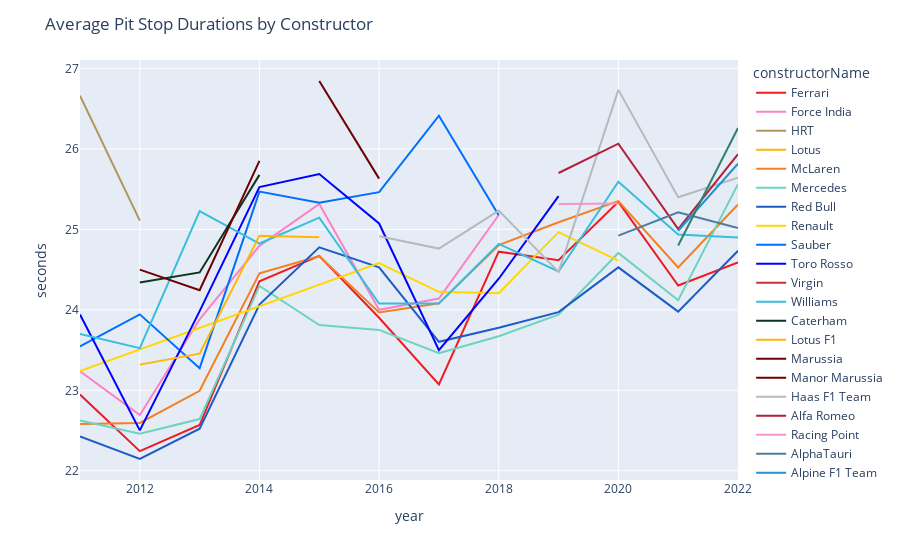

Write notebook code for a chart like this one.
### Markdown cell above
## How did pit stop durations change over time?

Main observations
* Average pit times had a meaningful increase from 2013 to 2014
* Average pit times have been fairly stable from 2014 onwards
* Majority of pit times are clustered around 20-35s
* Pit durations appear to have more variance in the recent years

### Code cell
fig = px.line(newPitStops[newPitStops['seconds']<50].groupby(by=['year','constructorName']).mean(numeric_only=True).reset_index(),
                 x='year',
                 y='seconds',
                 color='constructorName',
                 color_discrete_map=constructor_color_map,
                )
fig.update_layout(
    title_text='Average Pit Stop Durations by Constructor',
)
fig.show()

### Figure 1 — Plotly figure (JSON) as saved in the notebook; plotly's stock layout.template omitted (floating-point values rounded to 4 significant figures)
{"data": [{"hovertemplate": "constructorName=Ferrari<br>year=%{x}<br>seconds=%{y}<extra></extra>", "legendgroup": "Ferrari", "line": {"color": "#ED1C24", "dash": "solid"}, "marker": {"symbol": "circle"}, "mode": "lines", "name": "Ferrari", "orientation": "v", "showlegend": true, "type": "scatter", "x": [2011, 2012, 2013, 2014, 2015, 2016, 2017, 2018, 2019, 2020, 2021, 2022], "xaxis": "x", "y": [22.95, 22.24, 22.57, 24.36, 24.67, 23.9, 23.07, 24.72, 24.62, 25.34, 24.3, 24.59], "yaxis": "y"}, {"hovertemplate": "constructorName=Force India<br>year=%{x}<br>seconds=%{y}<extra></extra>", "legendgroup": "Force India", "line": {"color": "#FF80C7", "dash": "solid"}, "marker": {"symbol": "circle"}, "mode": "lines", "name": "Force India", "orientation": "v", "showlegend": true, "type": "scatter", "x": [2011, 2012, 2013, 2014, 2015, 2016, 2017, 2018], "xaxis": "x", "y": [23.24, 22.69, 23.88, 24.8, 25.32, 24.0, 24.14, 25.18], "yaxis": "y"}, {"hovertemplate": "constructorName=HRT<br>year=%{x}<br>seconds=%{y}<extra></extra>", "legendgroup": "HRT", "line": {"color": "#b2945e", "dash": "solid"}, "marker": {"symbol": "circle"}, "mode": "lines", "name": "HRT", "orientation": "v", "showlegend": true, "type": "scatter", "x": [2011, 2012], "xaxis": "x", "y": [26.66, 25.11], "yaxis": "y"}, {"hovertemplate": "constructorName=Lotus<br>year=%{x}<br>seconds=%{y}<extra></extra>", "legendgroup": "Lotus", "line": {"color": "#FFB800", "dash": "solid"}, "marker": {"symbol": "circle"}, "mode": "lines", "name": "Lotus", "orientation": "v", "showlegend": true, "type": "scatter", "x": [2011], "xaxis": "x", "y": [24.12], "yaxis": "y"}, {"hovertemplate": "constructorName=McLaren<br>year=%{x}<br>seconds=%{y}<extra></extra>", "legendgroup": "McLaren", "line": {"color": "#F58020", "dash": "solid"}, "marker": {"symbol": "circle"}, "mode": "lines", "name": "McLaren", "orientation": "v", "showlegend": true, "type": "scatter", "x": [2011, 2012, 2013, 2014, 2015, 2016, 2017, 2018, 2019, 2020, 2021, 2022], "xaxis": "x", "y": [22.58, 22.59, 22.99, 24.45, 24.67, 23.97, 24.08, 24.8, 25.09, 25.35, 24.53, 25.31], "yaxis": "y"}, {"hovertemplate": "constructorName=Mercedes<br>year=%{x}<br>seconds=%{y}<extra></extra>", "legendgroup": "Mercedes", "line": {"color": "#6CD3BF", "dash": "solid"}, "marker": {"symbol": "circle"}, "mode": "lines", "name": "Mercedes", "orientation": "v", "showlegend": true, "type": "scatter", "x": [2011, 2012, 2013, 2014, 2015, 2016, 2017, 2018, 2019, 2020, 2021, 2022], "xaxis": "x", "y": [22.63, 22.46, 22.64, 24.3, 23.81, 23.75, 23.46, 23.67, 23.94, 24.71, 24.12, 25.56], "yaxis": "y"}, {"hovertemplate": "constructorName=Red Bull<br>year=%{x}<br>seconds=%{y}<extra></extra>", "legendgroup": "Red Bull", "line": {"color": "#1E5BC6", "dash": "solid"}, "marker": {"symbol": "circle"}, "mode": "lines", "name": "Red Bull", "orientation": "v", "showlegend": true, "type": "scatter", "x": [2011, 2012, 2013, 2014, 2015, 2016, 2017, 2018, 2019, 2020, 2021, 2022], "xaxis": "x", "y": [22.43, 22.15, 22.52, 24.07, 24.78, 24.53, 23.6, 23.78, 23.97, 24.53, 23.98, 24.73], "yaxis": "y"}, {"hovertemplate": "constructorName=Renault<br>year=%{x}<br>seconds=%{y}<extra></extra>", "legendgroup": "Renault", "line": {"color": "#FFD800", "dash": "solid"}, "marker": {"symbol": "circle"}, "mode": "lines", "name": "Renault", "orientation": "v", "showlegend": true, "type": "scatter", "x": [2011, 2016, 2017, 2018, 2019, 2020], "xaxis": "x", "y": [23.24, 24.58, 24.22, 24.21, 24.97, 24.61], "yaxis": "y"}, {"hovertemplate": "constructorName=Sauber<br>year=%{x}<br>seconds=%{y}<extra></extra>", "legendgroup": "Sauber", "line": {"color": "#006EFF", "dash": "solid"}, "marker": {"symbol": "circle"}, "mode": "lines", "name": "Sauber", "orientation": "v", "showlegend": true, "type": "scatter", "x": [2011, 2012, 2013, 2014, 2015, 2016, 2017, 2018], "xaxis": "x", "y": [23.55, 23.94, 23.28, 25.47, 25.33, 25.46, 26.41, 25.17], "yaxis": "y"}, {"hovertemplate": "constructorName=Toro Rosso<br>year=%{x}<br>seconds=%{y}<extra></extra>", "legendgroup": "Toro Rosso", "line": {"color": "#0000FF", "dash": "solid"}, "marker": {"symbol": "circle"}, "mode": "lines", "name": "Toro Rosso", "orientation": "v", "showlegend": true, "type": "scatter", "x": [2011, 2012, 2013, 2014, 2015, 2016, 2017, 2018, 2019], "xaxis": "x", "y": [23.94, 22.5, 23.98, 25.52, 25.69, 25.07, 23.5, 24.39, 25.41], "yaxis": "y"}, {"hovertemplate": "constructorName=Virgin<br>year=%{x}<br>seconds=%{y}<extra></extra>", "legendgroup": "Virgin", "line": {"color": "#c82e37", "dash": "solid"}, "marker": {"symbol": "circle"}, "mode": "lines", "name": "Virgin", "orientation": "v", "showlegend": true, "type": "scatter", "x": [2011], "xaxis": "x", "y": [24.24], "yaxis": "y"}, {"hovertemplate": "constructorName=Williams<br>year=%{x}<br>seconds=%{y}<extra></extra>", "legendgroup": "Williams", "line": {"color": "#37BEDD", "dash": "solid"}, "marker": {"symbol": "circle"}, "mode": "lines", "name": "Williams", "orientation": "v", "showlegend": true, "type": "scatter", "x": [2011, 2012, 2013, 2014, 2015, 2016, 2017, 2018, 2019, 2020, 2021, 2022], "xaxis": "x", "y": [23.7, 23.52, 25.23, 24.82, 25.15, 24.08, 24.08, 24.82, 24.48, 25.59, 24.94, 24.9], "yaxis": "y"}, {"hovertemplate": "constructorName=Caterham<br>year=%{x}<br>seconds=%{y}<extra></extra>", "legendgroup": "Caterham", "line": {"color": "#0b361f", "dash": "solid"}, "marker": {"symbol": "circle"}, "mode": "lines", "name": "Caterham", "orientation": "v", "showlegend": true, "type": "scatter", "x": [2012, 2013, 2014], "xaxis": "x", "y": [24.34, 24.47, 25.68], "yaxis": "y"}, {"hovertemplate": "constructorName=Lotus F1<br>year=%{x}<br>seconds=%{y}<extra></extra>", "legendgroup": "Lotus F1", "line": {"color": "#FFB800", "dash": "solid"}, "marker": {"symbol": "circle"}, "mode": "lines", "name": "Lotus F1", "orientation": "v", "showlegend": true, "type": "scatter", "x": [2012, 2013, 2014, 2015], "xaxis": "x", "y": [23.32, 23.46, 24.92, 24.9], "yaxis": "y"}, {"hovertemplate": "constructorName=Marussia<br>year=%{x}<br>seconds=%{y}<extra></extra>", "legendgroup": "Marussia", "line": {"color": "#6E0000", "dash": "solid"}, "marker": {"symbol": "circle"}, "mode": "lines", "name": "Marussia", "orientation": "v", "showlegend": true, "type": "scatter", "x": [2012, 2013, 2014], "xaxis": "x", "y": [24.5, 24.24, 25.85], "yaxis": "y"}, {"hovertemplate": "constructorName=Manor Marussia<br>year=%{x}<br>seconds=%{y}<extra></extra>", "legendgroup": "Manor Marussia", "line": {"color": "#6E0000", "dash": "solid"}, "marker": {"symbol": "circle"}, "mode": "lines", "name": "Manor Marussia", "orientation": "v", "showlegend": true, "type": "scatter", "x": [2015, 2016], "xaxis": "x", "y": [26.84, 25.63], "yaxis": "y"}, {"hovertemplate": "constructorName=Haas F1 Team<br>year=%{x}<br>seconds=%{y}<extra></extra>", "legendgroup": "Haas F1 Team", "line": {"color": "#B6BABD", "dash": "solid"}, "marker": {"symbol": "circle"}, "mode": "lines", "name": "Haas F1 Team", "orientation": "v", "showlegend": true, "type": "scatter", "x": [2016, 2017, 2018, 2019, 2020, 2021, 2022], "xaxis": "x", "y": [24.91, 24.76, 25.23, 24.47, 26.73, 25.4, 25.64], "yaxis": "y"}, {"hovertemplate": "constructorName=Alfa Romeo<br>year=%{x}<br>seconds=%{y}<extra></extra>", "legendgroup": "Alfa Romeo", "line": {"color": "#B12039", "dash": "solid"}, "marker": {"symbol": "circle"}, "mode": "lines", "name": "Alfa Romeo", "orientation": "v", "showlegend": true, "type": "scatter", "x": [2019, 2020, 2021, 2022], "xaxis": "x", "y": [25.7, 26.06, 25.0, 25.93], "yaxis": "y"}, {"hovertemplate": "constructorName=Racing Point<br>year=%{x}<br>seconds=%{y}<extra></extra>", "legendgroup": "Racing Point", "line": {"color": "#F596C8", "dash": "solid"}, "marker": {"symbol": "circle"}, "mode": "lines", "name": "Racing Point", "orientation": "v", "showlegend": true, "type": "scatter", "x": [2019, 2020], "xaxis": "x", "y": [25.31, 25.32], "yaxis": "y"}, {"hovertemplate": "constructorName=AlphaTauri<br>year=%{x}<br>seconds=%{y}<extra></extra>", "legendgroup": "AlphaTauri", "line": {"color": "#4E7C9B", "dash": "solid"}, "marker": {"symbol": "circle"}, "mode": "lines", "name": "AlphaTauri", "orientation": "v", "showlegend": true, "type": "scatter", "x": [2020, 2021, 2022], "xaxis": "x", "y": [24.92, 25.21, 25.02], "yaxis": "y"}, {"hovertemplate": "constructorName=Alpine F1 Team<br>year=%{x}<br>seconds=%{y}<extra></extra>", "legendgroup": "Alpine F1 Team", "line": {"color": "#2293D1", "dash": "solid"}, "marker": {"symbol": "circle"}, "mode": "lines", "name": "Alpine F1 Team", "orientation": "v", "showlegend": true, "type": "scatter", "x": [2021, 2022], "xaxis": "x", "y": [24.98, 25.82], "yaxis": "y"}, {"hovertemplate": "constructorName=Aston Martin<br>year=%{x}<br>seconds=%{y}<extra></extra>", "legendgroup": "Aston Martin", "line": {"color": "#2D826D", "dash": "solid"}, "marker": {"symbol": "circle"}, "mode": "lines", "name": "Aston Martin", "orientation": "v", "showlegend": true, "type": "scatter", "x": [2021, 2022], "xaxis": "x", "y": [24.8, 26.26], "yaxis": "y"}], "layout": {"legend": {"title": {"text": "constructorName"}, "tracegroupgap": 0}, "margin": {"t": 60}, "title": {"text": "Average Pit Stop Durations by Constructor"}, "xaxis": {"anchor": "y", "domain": [0, 1], "title": {"text": "year"}}, "yaxis": {"anchor": "x", "domain": [0, 1], "title": {"text": "seconds"}}}}
